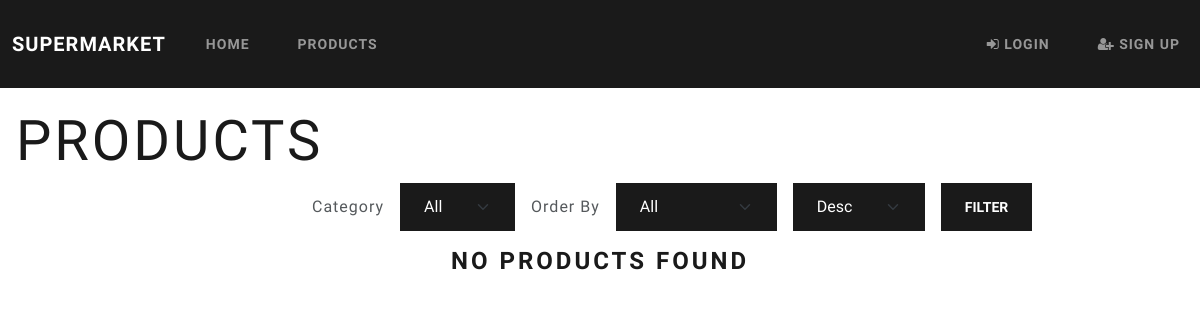
/products/, run on an earlier commit of the app's database.
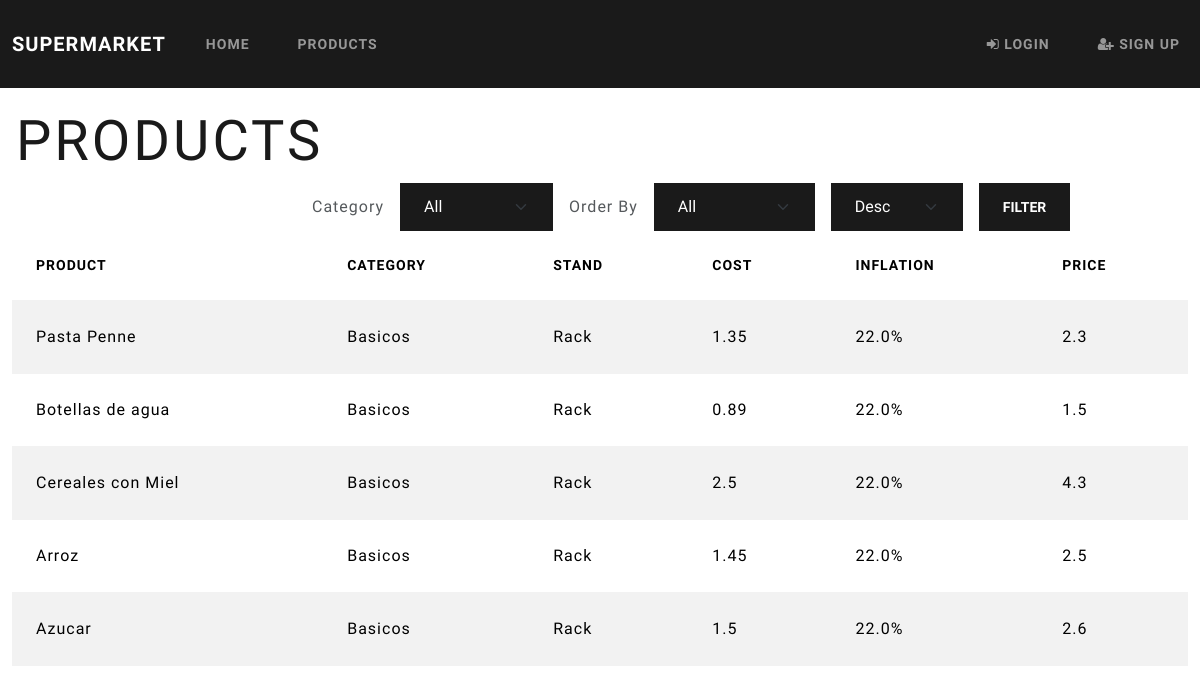
And on a later commit of the database.
### DB/models/products.py (models this page shows, shortened)
class Product(Base):
    __tablename__ = "products"
    product_id = Column(Integer, primary_key=True, autoincrement=True)
    product = Column(String(150), unique=True, nullable=False)
    category_id = Column(Integer, ForeignKey('categories.category_id'))
    stand = Column(String(150), nullable=False)
    cost_unit = Column(Float, nullable=False)
    inflation_rate = Column(Float, nullable=False)
    price = Column(Float, nullable=False)
    category = relationship("Category", backref="products")

### DB/models/categories.py (models this page shows, shortened)
class Category(Base):
    __tablename__ = "categories"
    category_id = Column(Integer, primary_key=True, autoincrement=True)
    category = Column(String(150), unique=True, nullable=False)

### blueprints/products.py (the view, shortened to what this page needs)
@products_bp.route('/', methods=['GET', 'POST'])
def products():
    products = db.get_all(Product)
    categories = db.get_all(Category)
    return render_template('products.html', products=products,categories=categories)

### DB/__init__.py (called while the page is built)
    def get_all(self, model, order_by: str = None, order="asc"):
        print("order: ", order)
        query = self.session.query(model)
        if order_by:
            query = self.__order_by(query, model, order_by, order)
        return query.all()

### templates/products.html (shortened to what this page needs)
{% extends "layout.html" %}
{% block content %}
<main class="container-fluid mt-3">
    <div class="row">
        <div class="col-6">
            <h1 class="display-4 ps-1 pt-1">Products</h1>
        </div>
        <div class="col-6 align-items-center d-flex justify-content-end">
        </div>
    </div>
    <div class="row">
        <div class="col-auto offset-3">
            <form action="{{ url_for('products.products') }}" method="POST">
                <div class="row g-3 align-items-center">
                    <div class="col-auto">
                        <label class="form-label mb-0" for="category_id">Category</label>
                    </div>
                    <div class="col-auto">
                        <select class="form-select bg-primary text-white" name="category_id">
                            <option value="" selected>All</option>
                        </select>
                    </div>
                    <div class="col-auto">
                        <label class="form-label mb-0" for="order_by">Order By</label>
                    </div>
                    <div class="col-auto ">
                        <select class="form-select bg-primary text-white" name="order_by">
                            <option value="" selected>All</option>
                        </select>
                    </div>
                    <div class="col-auto">
                        <select name="order" id="order" class="form-select bg-primary text-white">
                            <option value="desc">Desc</option>
                        </select>
                    </div>
                    <div class="col-auto">
                        <button type="submit" class="btn btn-primary">Filter</button>
                    </div>
                </div>
            </form>
        </div>
    </div>
    {% if products|length != 0 %}
    <table class="table table-striped table-hover">
        <thead>
            <tr>
                <th scope="col">Product</th>
                <th scope="col">Category</th>
                <th scope="col">Stand</th>
                <th scope="col">Cost</th>
                <th scope="col">Inflation</th>
                <th scope="col">Price</th>
            </tr>
        </thead>
        <tbody>
            {% for product in products %}
            <tr class="align-middle">
                <td>{{ product.product }}</td>
                <td>{{ product.category.category }}</td>
                <td>{{ product.stand }}</td>
                <td>{{ product.cost_unit }}</td>
                <td>{{ product.inflation_rate }}%</td>
                <td>{{ product.price }}</td>
            </tr>
            {% endfor %}
        </tbody>
    </table>
    {% else %}
    <h3 class="text-center mt-3">No Products Found</h3>
    {% endif %}
</main>
{% endblock content %}

### templates/layout.html (shortened to what this page needs)
<!DOCTYPE html>
<html lang="en">
<head>
    <link rel="stylesheet" href="{{ url_for('static', filename='css/bootstrap.min.css') }}">
    <link rel="stylesheet" href="https://cdnjs.cloudflare.com/ajax/libs/font-awesome/4.7.0/css/font-awesome.min.css">
    <link rel="stylesheet" href="{{ url_for('static', filename='css/style.css') }}">
</head>
<body>
    <header>
        <nav class="navbar navbar-expand-lg navbar-dark bg-primary" data-bs-theme="dark">
            <div class="container-fluid">
                <a href="#" class="navbar-brand">SuperMarket</a>
                <div class="collapse navbar-collapse" id="navbarNav">
                    <ul class="navbar-nav flex-grow-1">
                        <li class="nav-item">
                            <a href="{{ url_for('index') }}" class="nav-link me-auto p-2">Home</a>
                        </li>
                        <li class="nav-item">
                            <a href="{{ url_for('products.products') }}" class="nav-link me-auto p-2">Products</a>
                        </li>
                        {% if current_user.is_authenticated %}
                        <li class="nav-item ms-auto dropdown">
                            <a href="#" class="nav-link dropdown-toggle p-2" role="button" data-bs-toggle="dropdown" aria-expanded="false">
                                <i class="fa fa-user"></i> {{ current_user.username }}
                            </a>
                            <ul class="dropdown-menu">
                                <li><a href="{{ url_for('user.profile') }}" class="dropdown-item">Profile</a></li>
                                <li><a href="{{ url_for('auth.logout') }}" class="dropdown-item">Logout</a></li>
                            </ul>
                        </li>
                        {% else %}
                            <li class="nav-item ms-auto">
                                <a href="{{ url_for('auth.login') }}" class="nav-link p-2"><i class="fa fa-sign-in"></i> Login</a>
                            </li>
                            <li>
                                <a href="{{ url_for('auth.signup') }}" class="nav-link p-2"><i class="fa fa-user-plus"></i> Sign Up</a>
                            </li>
                        {% endif %}
                    </ul>
                </div>
            </div>
        </nav>
    </header>
    {% block content %}
    {% endblock content %}
</body>
</html>

What changed in the data, as far as the page shows it:
added Product: product "Pasta Penne", category.category "Basicos", stand "Rack", cost_unit "1.35", inflation_rate "22.0", price "2.3"
added Product: product "Botellas de agua", category.category "Basicos", stand "Rack", cost_unit "0.89", inflation_rate "22.0", price "1.5"
added Product: product "Cereales con Miel", category.category "Basicos", stand "Rack", cost_unit "2.5", inflation_rate "22.0", price "4.3"
added Product: product "Arroz", category.category "Basicos", stand "Rack", cost_unit "1.45", inflation_rate "22.0", price "2.5"
added Product: product "Azucar", category.category "Basicos", stand "Rack", cost_unit "1.5", inflation_rate "22.0", price "2.6"
Also different on the page:
text no longer shown: "NO PRODUCTS FOUND"
text now shown: "PRODUCT CATEGORY STAND COST INFLATION PRICE"
